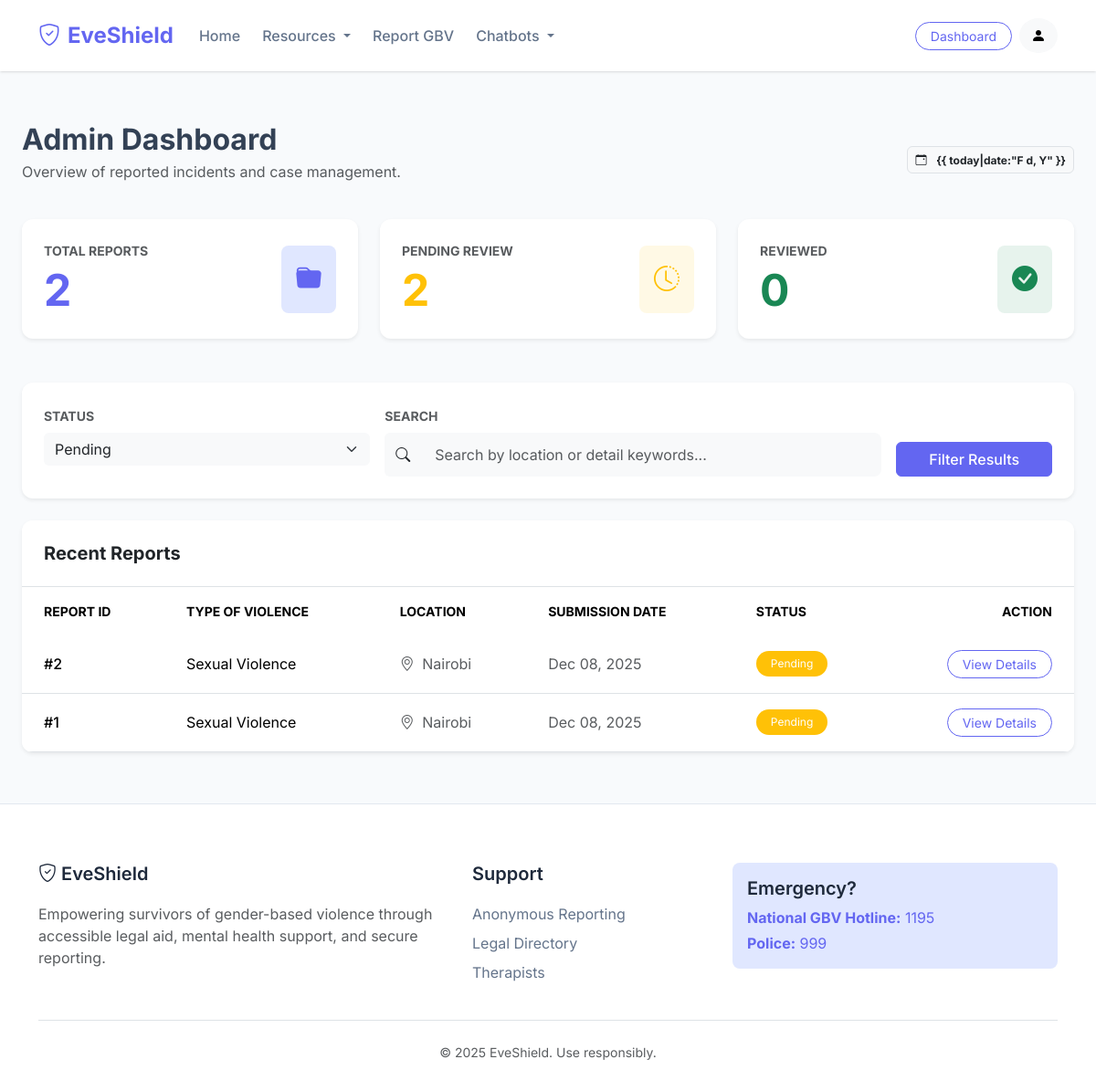
Before: /reports/admin/dashboard/ (signed in) with the older database file.
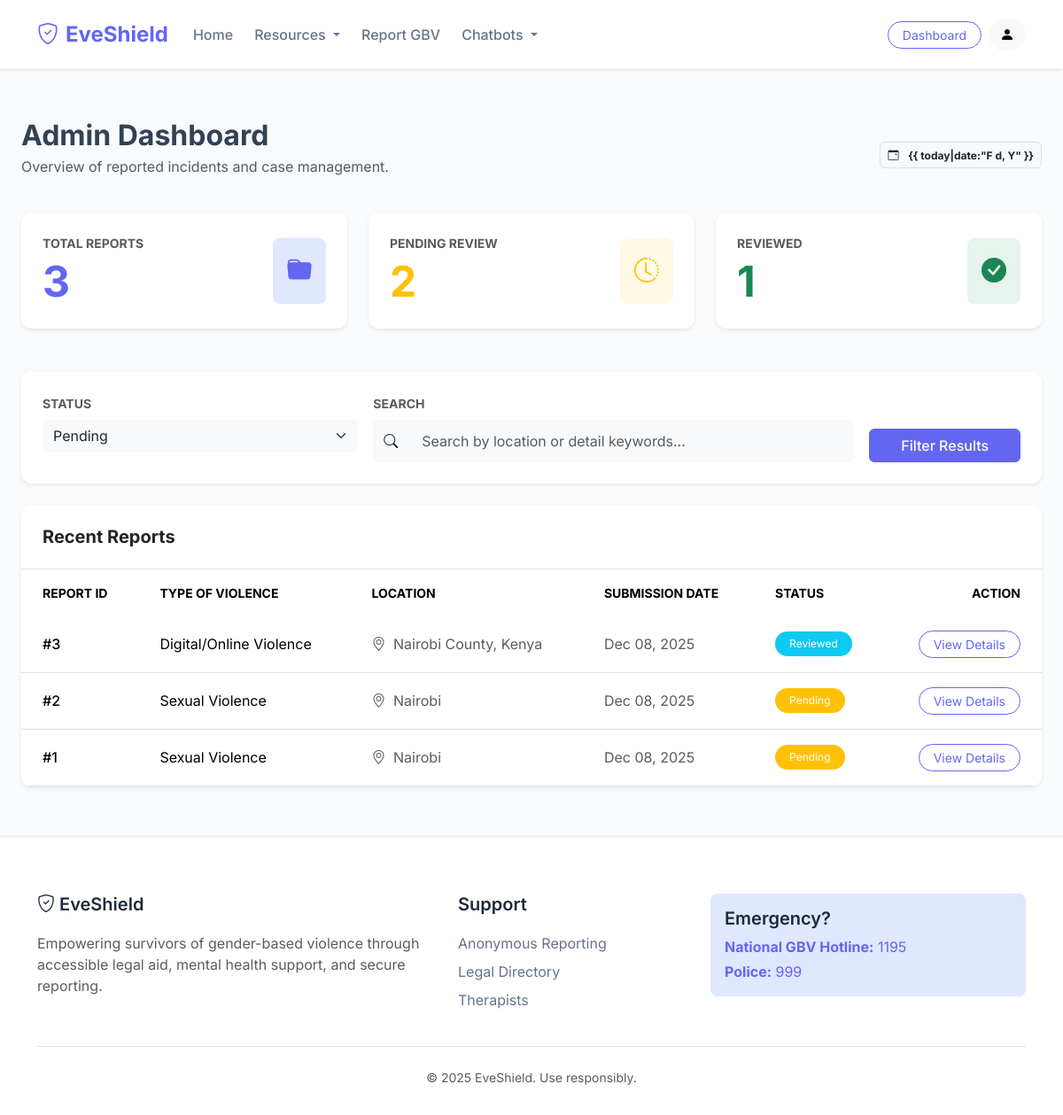
After: the same page with the newer database file.
### EveShieldApp/models.py (models this page shows, shortened)
class GBVReport(models.Model):
    type_of_violence = models.CharField(
        max_length=20,
        choices=ViolenceType.choices,
        default=ViolenceType.OTHER,
    )
    location = models.CharField(max_length=255, help_text="County, town, or area")
    details = models.TextField(help_text="Detailed description of the incident")
    incident_date = models.DateField(
        null=True,
        blank=True,
        help_text="Date when the incident occurred",
    )
    file_upload = models.FileField(
        upload_to="reports/%Y/%m/%d/",
        blank=True,
        null=True,
        help_text="Optional: Upload evidence (photos, documents, etc.)",
    )
    status = models.CharField(
        max_length=20,
        choices=ReportStatus.choices,
        default=ReportStatus.PENDING,
    )
    admin_notes = models.TextField(
        blank=True,
        null=True,
        help_text="Internal notes for admin use only",
    )
    created_at = models.DateTimeField(auto_now_add=True)
    updated_at = models.DateTimeField(auto_now=True)
    class Meta:
        ordering = ["-created_at"]
        verbose_name = "GBV Report"
        verbose_name_plural = "GBV Reports"

### EveShieldApp/views.py (the view)
# urls.py: path("admin/dashboard/", views.admin_dashboard, name="admin_dashboard"),
@staff_member_required
def admin_dashboard(request):
    reports_qs = models.GBVReport.objects.all()
    status_filter = request.GET.get("status", "")
    if status_filter:
        reports_qs = reports_qs.filter(status=status_filter)
    search_query = request.GET.get("search", "")
    if search_query:
        reports_qs = reports_qs.filter(location__icontains=search_query) | reports_qs.filter(
            details__icontains=search_query
        )
    paginator = Paginator(reports_qs, 20)
    page_number = request.GET.get("page")
    page_obj = paginator.get_page(page_number)
    total_reports = models.GBVReport.objects.count()
    pending_reports = models.GBVReport.objects.filter(status=models.ReportStatus.PENDING).count()
    reviewed_reports = models.GBVReport.objects.filter(status=models.ReportStatus.REVIEWED).count()
    context = {
        "page_obj": page_obj,
        "total_reports": total_reports,
        "pending_reports": pending_reports,
        "reviewed_reports": reviewed_reports,
        "status_filter": status_filter,
        "search_query": search_query,
    }
    return render(request, "tracking/admin_dashboard.html", context)

### EveShieldApp/Templates/tracking/admin_dashboard.html (shortened to what the changed rows need)
{% extends 'shared/base.html' %}
{% block content %}
<div class="container-fluid px-4 py-4">
    <div class="d-flex justify-content-between align-items-center mb-4">
        <div>
            <h2 class="fw-bold mb-1">Admin Dashboard</h2>
        </div>
    </div>
    <div class="row g-4 mb-5">
        <div class="col-md-4">
            <div class="card border-0 shadow-sm overflow-hidden h-100">
                <div class="card-body p-4 position-relative">
                    <div class="d-flex justify-content-between align-items-center">
                        <div>
                            <p class="text-muted small fw-bold text-uppercase mb-1">Total Reports</p>
                            <h2 class="display-5 fw-bold mb-0 text-primary-custom">{{ total_reports }}</h2>
                        </div>
                    </div>
                </div>
            </div>
        </div>
        <div class="col-md-4">
            <div class="card border-0 shadow-sm overflow-hidden h-100">
                <div class="card-body p-4 position-relative">
                    <div class="d-flex justify-content-between align-items-center">
                        <div>
                            <h2 class="display-5 fw-bold mb-0 text-warning">{{ pending_reports }}</h2>
                        </div>
                    </div>
                </div>
            </div>
        </div>
        <div class="col-md-4">
            <div class="card border-0 shadow-sm overflow-hidden h-100">
                <div class="card-body p-4 position-relative">
                    <div class="d-flex justify-content-between align-items-center">
                        <div>
                            <p class="text-muted small fw-bold text-uppercase mb-1">Reviewed</p>
                            <h2 class="display-5 fw-bold mb-0 text-success">{{ reviewed_reports }}</h2>
                        </div>
                    </div>
                </div>
            </div>
        </div>
    </div>
    <div class="card shadow-sm border-0">
        <div class="table-responsive">
            <table class="table table-hover align-middle mb-0">
                <thead class="bg-light text-muted small text-uppercase">
                    <tr>
                        <th class="px-4 py-3 border-0">Report ID</th>
                        <th class="px-4 py-3 border-0">Type of Violence</th>
                        <th class="px-4 py-3 border-0">Location</th>
                        <th class="px-4 py-3 border-0">Submission Date</th>
                        <th class="px-4 py-3 border-0">Status</th>
                        <th class="px-4 py-3 border-0 text-end">Action</th>
                    </tr>
                </thead>
                <tbody>
                    {% for report in page_obj %}
                    <tr>
                        <td class="px-4 py-3 fw-medium">#{{ report.id }}</td>
                        <td class="px-4 py-3">{{ report.get_type_of_violence_display }}</td>
                        <td class="px-4 py-3 text-muted"><i class="bi bi-geo-alt me-1"></i> {{ report.location }}</td>
                        <td class="px-4 py-3 text-muted">{{ report.created_at|date:"M d, Y" }}</td>
                        <td class="px-4 py-3">
                            <span
                                class="badge rounded-pill bg-{% if report.status == 'pending' %}warning{% elif report.status == 'reviewed' %}info{% elif report.status == 'resolved' %}success{% else %}secondary{% endif %} fw-normal px-3 py-2">
                                {{ report.get_status_display }}
                            </span>
                        </td>
                        <td class="px-4 py-3 text-end">
                            <a href="{% url 'eveshield:reports:report_detail' report.id %}"
                                class="btn btn-sm btn-outline-primary rounded-pill px-3">
                                View Details
                            </a>
                        </td>
                    </tr>
                    {% endfor %}
                </tbody>
            </table>
        </div>
    </div>
</div>
{% endblock %}

Changed rows visible on the page:
added GBVReport: id "3", type_of_violence "Digital/Online Violence", location "Nairobi County, Kenya", created_at "Dec 08, 2025", status "Reviewed"
Other visible differences:
{{ total_reports }}: "2" → "3"
{{ reviewed_reports }}: "0" → "1"
